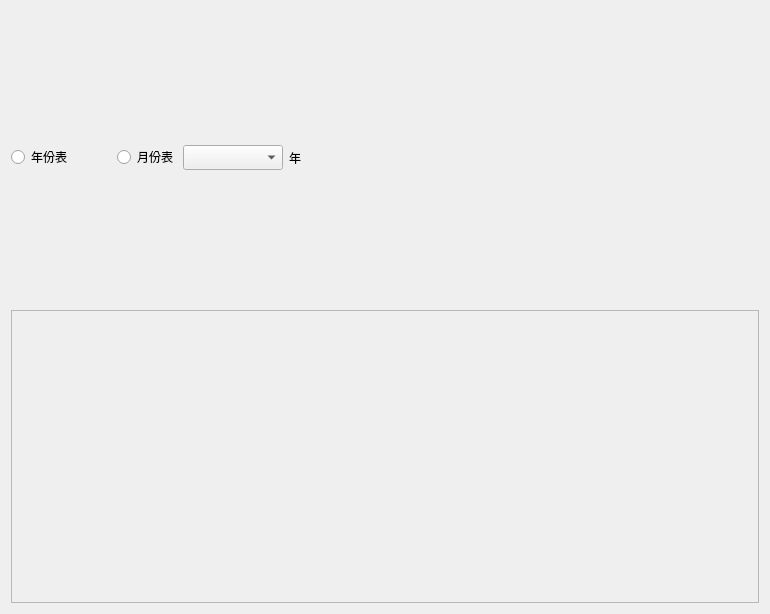
<?xml version="1.0" encoding="UTF-8"?>
<ui version="4.0">
 <class>CTabChartDlg</class>
 <widget class="QWidget" name="CTabChartDlg">
  <property name="geometry">
   <rect>
    <x>0</x>
    <y>0</y>
    <width>770</width>
    <height>614</height>
   </rect>
  </property>
  <property name="windowTitle">
   <string>CTabChartDlg</string>
  </property>
  <layout class="QVBoxLayout" name="verticalLayout">
   <item>
    <layout class="QHBoxLayout">
     <property name="spacing">
      <number>6</number>
     </property>
     <property name="sizeConstraint">
      <enum>QLayout::SetDefaultConstraint</enum>
     </property>
     <property name="bottomMargin">
      <number>0</number>
     </property>
     <item>
      <widget class="QRadioButton" name="rdo_year">
       <property name="minimumSize">
        <size>
         <width>60</width>
         <height>30</height>
        </size>
       </property>
       <property name="maximumSize">
        <size>
         <width>60</width>
         <height>30</height>
        </size>
       </property>
       <property name="text">
        <string>年份表</string>
       </property>
      </widget>
     </item>
     <item>
      <spacer name="horizontalSpacer_2">
       <property name="orientation">
        <enum>Qt::Horizontal</enum>
       </property>
       <property name="sizeType">
        <enum>QSizePolicy::Fixed</enum>
       </property>
       <property name="sizeHint" stdset="0">
        <size>
         <width>40</width>
         <height>20</height>
        </size>
       </property>
      </spacer>
     </item>
     <item>
      <widget class="QRadioButton" name="rdo_month">
       <property name="minimumSize">
        <size>
         <width>60</width>
         <height>30</height>
        </size>
       </property>
       <property name="maximumSize">
        <size>
         <width>60</width>
         <height>30</height>
        </size>
       </property>
       <property name="text">
        <string>月份表</string>
       </property>
      </widget>
     </item>
     <item>
      <widget class="QComboBox" name="cbx_year">
       <property name="minimumSize">
        <size>
         <width>100</width>
         <height>25</height>
        </size>
       </property>
       <property name="maximumSize">
        <size>
         <width>100</width>
         <height>25</height>
        </size>
       </property>
      </widget>
     </item>
     <item>
      <widget class="QLabel" name="label">
       <property name="text">
        <string>年</string>
       </property>
      </widget>
     </item>
     <item>
      <spacer name="horizontalSpacer">
       <property name="orientation">
        <enum>Qt::Horizontal</enum>
       </property>
       <property name="sizeType">
        <enum>QSizePolicy::Expanding</enum>
       </property>
       <property name="sizeHint" stdset="0">
        <size>
         <width>40</width>
         <height>20</height>
        </size>
       </property>
      </spacer>
     </item>
    </layout>
   </item>
   <item>
    <layout class="QVBoxLayout" name="verticalLayout_2">
     <item>
      <widget class="QChartView" name="frame">
       <property name="frameShape">
        <enum>QFrame::StyledPanel</enum>
       </property>
       <property name="frameShadow">
        <enum>QFrame::Raised</enum>
       </property>
      </widget>
     </item>
    </layout>
   </item>
  </layout>
 </widget>
 <layoutdefault spacing="6" margin="11"/>
 <customwidgets>
  <customwidget>
   <class>QChartView</class>
   <extends>QFrame</extends>
   <header location="global">QtCharts/qchartview.h</header>
   <container>1</container>
  </customwidget>
 </customwidgets>
 <resources/>
 <connections/>
</ui>
